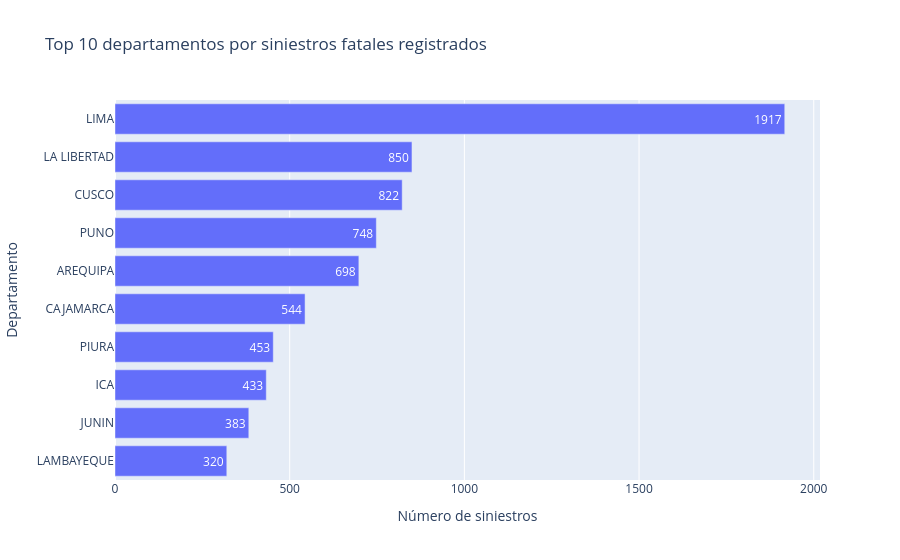

Notebook source saved alongside this figure:
### Markdown cell above
### 11.1 Top 10 departamentos con más siniestros fatales registrados

### Code cell
top_departamentos = (
    base_integrada["DEPARTAMENTO"]
    .fillna("NO REGISTRA")
    .value_counts()
    .head(10)
    .sort_values()
    .reset_index()
)
top_departamentos.columns = ["departamento", "cantidad"]

fig = px.bar(
    top_departamentos,
    x="cantidad", y="departamento",
    orientation="h",
    text="cantidad",
    title="Top 10 departamentos por siniestros fatales registrados",
    labels={"cantidad":"Número de siniestros", "departamento":"Departamento"}
)
fig.show()

### Figure 1 — Plotly figure (JSON) as saved in the notebook; plotly's stock layout.template omitted (floating-point values rounded to 4 significant figures)
{"data": [{"hovertemplate": "Número de siniestros=%{text}<br>Departamento=%{y}<extra></extra>", "legendgroup": "", "marker": {"color": "#636efa", "pattern": {"shape": ""}}, "name": "", "orientation": "h", "showlegend": false, "text": [320.0, 383.0, 433.0, 453.0, 544.0, 698.0, 748.0, 822.0, 850.0, 1917.0], "textposition": "auto", "type": "bar", "x": [320, 383, 433, 453, 544, 698, 748, 822, 850, 1917], "xaxis": "x", "y": ["LAMBAYEQUE", "JUNIN", "ICA", "PIURA", "CAJAMARCA", "AREQUIPA", "PUNO", "CUSCO", "LA LIBERTAD", "LIMA"], "yaxis": "y"}], "layout": {"barmode": "relative", "legend": {"tracegroupgap": 0}, "title": {"text": "Top 10 departamentos por siniestros fatales registrados"}, "xaxis": {"anchor": "y", "domain": [0, 1], "title": {"text": "Número de siniestros"}}, "yaxis": {"anchor": "x", "domain": [0, 1], "title": {"text": "Departamento"}}}}
